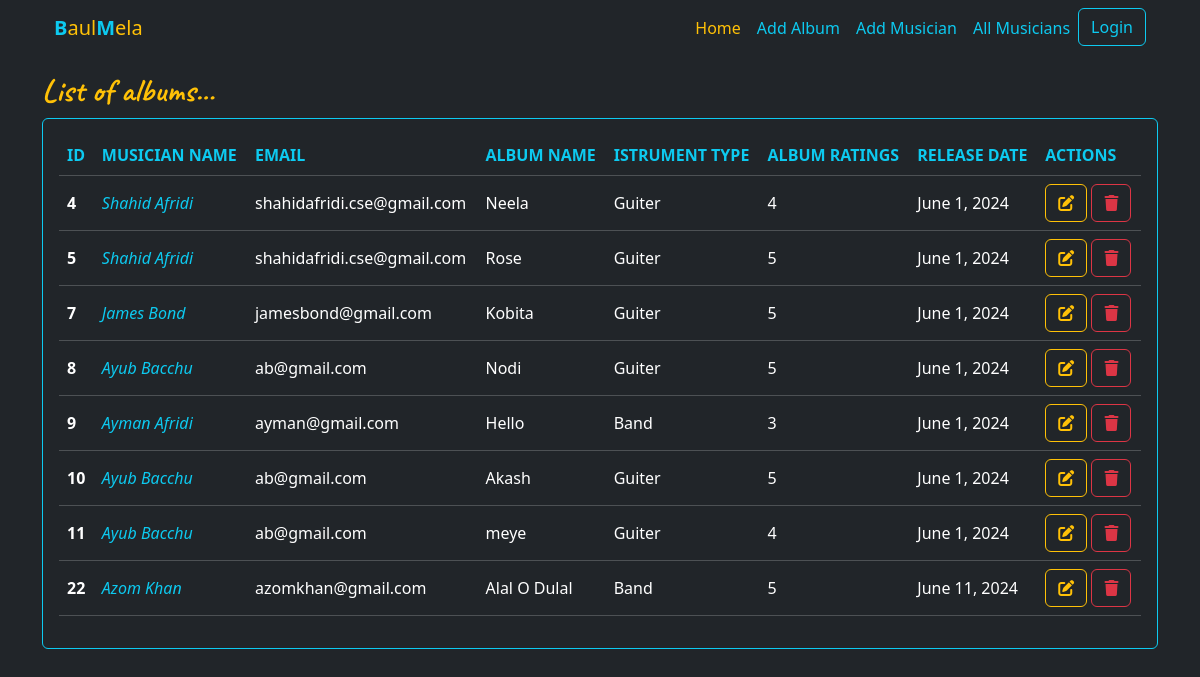
The page / on the database its author committed.
### album/models.py (models this page shows, shortened)
class Album(models.Model):
    name = models.CharField(max_length=255)
    musician = models.ForeignKey(Musician, on_delete=models.CASCADE, related_name='albums')
    release_date = models.DateField(auto_now_add=True)
    RATING_CHOICES = [
        ('1', '1'),
        ('2', '2'),
        ('3', '3'),
        ('4', '4'),
        ('5', '5'),
    ]
    ratings = models.CharField(max_length=1, choices=RATING_CHOICES)

### musician/models.py (models this page shows, shortened)
class Musician(models.Model):
    first_name = models.CharField(max_length=50)
    last_name = models.CharField(max_length=50)
    email = models.EmailField()
    phone = models.CharField(max_length=11)
    instrument_type = models.CharField(max_length=255)
    @property
    def full_name(self):
        return f"{self.first_name} {self.last_name}"

### musicians_directory/views.py (the view)
# urls.py: 2. Add a URL to urlpatterns:  path('', views.home, name='home')
def home(request):
    data = Album.objects.all()
    context = {'albums': data,'current_page': 'home'}
    return render(request, 'home.html', context)

### templates/home.html
{% extends "base.html" %}
{% block content %}
{% include "album/albums.html" %}
{% endblock content %}

### album/templates/album/albums.html
<div class="mt-3">
    <h2 class="my-font text-warning">List of albums...</h2>
<div class="table-responsive border border-info p-3 rounded">
    <table class="table table-dark table-hover align-middle">
        <thead>
          <tr >
            <th class="text-info" scope="col">ID</th>
            <th class="text-info" scope="col">MUSICIAN NAME</th>
            <th class="text-info" scope="col">EMAIL</th>
            <th class="text-info" scope="col">ALBUM NAME</th>
            <th class="text-info" scope="col">ISTRUMENT TYPE</th>
            <th class="text-info" scope="col">ALBUM RATINGS</th>
            <th class="text-info" scope="col">RELEASE DATE</th>
            <th class="text-info" scope="col">ACTIONS</th>
          </tr>
        </thead>
        <tbody>
            {% for album in albums %}
            <tr >
                <th scope="row">{{album.id}}</th>
                <td>
                  <a href="{% url "details_musician" album.musician.id %}" class="text-info fst-italic text-decoration-none">
                    {{album.musician.full_name}}
                  </a>
                </td>
                <td>{{album.musician.email}}</td>
                <td>{{album.name}}</td>
                <td>{{album.musician.instrument_type}}</td>
                <td>{{album.ratings}}</td>
                <td>{{album.release_date}}</td>
                <td>
                    <a class="btn btn-outline-warning" href="{% url "update_album" album.id %}"><i class="fa fa-edit"></i></a>
                    <a class="btn btn-outline-danger" href="{% url "delete_album" album.id %}"><i class="fa fa-trash"></i></a>
                </td>
              </tr>
            {% endfor %}
        </tbody>
      </table>
</div>
</div>

### templates/base.html (style rules this page uses)
.my-font { font-family: "Caveat", cursive; font-optical-sizing: auto; font-weight: 700; font-style: normal; }

### rows shown on the page
Album: id "4", musician.full_name "Shahid Afridi", musician.email "shahidafridi.cse@gmail.com", name "Neela", musician.instrument_type "Guiter", ratings "4", release_date "June 1, 2024"
Album: id "5", musician.full_name "Shahid Afridi", musician.email "shahidafridi.cse@gmail.com", name "Rose", musician.instrument_type "Guiter", ratings "5", release_date "June 1, 2024"
Album: id "7", musician.full_name "James Bond", musician.email "jamesbond@gmail.com", name "Kobita", musician.instrument_type "Guiter", ratings "5", release_date "June 1, 2024"
Album: id "8", musician.full_name "Ayub Bacchu", musician.email "ab@gmail.com", name "Nodi", musician.instrument_type "Guiter", ratings "5", release_date "June 1, 2024"
Album: id "9", musician.full_name "Ayman Afridi", musician.email "ayman@gmail.com", name "Hello", musician.instrument_type "Band", ratings "3", release_date "June 1, 2024"
Album: id "10", musician.full_name "Ayub Bacchu", musician.email "ab@gmail.com", name "Akash", musician.instrument_type "Guiter", ratings "5", release_date "June 1, 2024"
Album: id "11", musician.full_name "Ayub Bacchu", musician.email "ab@gmail.com", name "meye", musician.instrument_type "Guiter", ratings "4", release_date "June 1, 2024"
Album: id "22", musician.full_name "Azom Khan", musician.email "azomkhan@gmail.com", name "Alal O Dulal", musician.instrument_type "Band", ratings "5", release_date "June 11, 2024"
